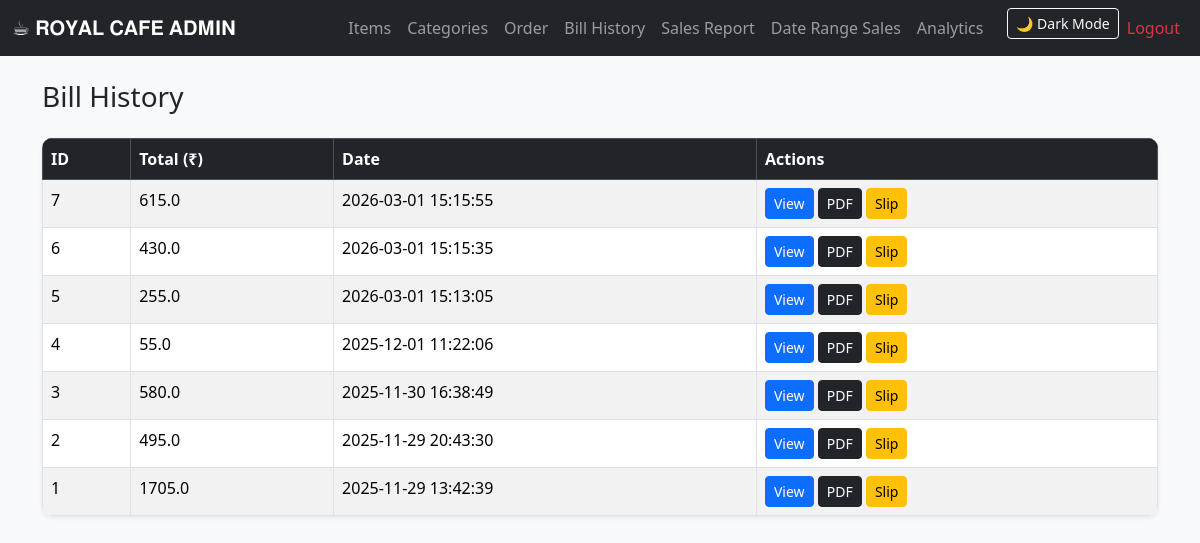
Page /bills (signed in) on the committed database.
### tables this page shows
CREATE TABLE bills(
            id INTEGER PRIMARY KEY AUTOINCREMENT,
            total REAL,
            created_at TEXT
        );

### app.py (the view)
@app.route("/bills")
def bills():
    if "user" not in session:
        return redirect("/")
    con = db()
    cur = con.cursor()
    rows = cur.execute("SELECT * FROM bills ORDER BY id DESC").fetchall()
    con.close()
    return render_template("bills.html", bills=rows)

### app.py (called while the page is built)
def db():
    return sqlite3.connect(DB)

### templates/bills.html
{% extends "layout.html" %}
{% block content %}
<h3 class="mb-4">Bill History</h3>
<table class="table table-bordered table-striped shadow-sm">
    <thead class="table-dark">
        <tr>
            <th>ID</th>
            <th>Total (₹)</th>
            <th>Date</th>
            <th>Actions</th>
        </tr>
    </thead>
    <tbody>
        {% for b in bills %}
        <tr>
            <td>{{ b[0] }}</td>
            <td>{{ b[1] }}</td>
            <td>{{ b[2] }}</td>
            <td>
                <a href="/invoice/{{ b[0] }}" class="btn btn-sm btn-primary">View</a>
                <a href="/invoice/{{ b[0] }}/pdf" class="btn btn-sm btn-dark">PDF</a>
                <a href="/slip/{{ b[0] }}" class="btn btn-sm btn-warning">Slip</a>
            </td>
        </tr>
        {% endfor %}
    </tbody>
</table>
{% endblock %}

### static/style.css (style rules this page uses)
body { background: #f5f5f5; }
table { background: white; border-radius: 10px; overflow: hidden; }

### templates/layout.html (style rules this page uses)
body { background: #f8f9fa; color: #212529; }

### rows in the picture
bills: id "7", total "615.0", created_at "2026-03-01 15:15:55"
bills: id "6", total "430.0", created_at "2026-03-01 15:15:35"
bills: id "5", total "255.0", created_at "2026-03-01 15:13:05"
bills: id "4", total "55.0", created_at "2025-12-01 11:22:06"
bills: id "3", total "580.0", created_at "2025-11-30 16:38:49"
bills: id "2", total "495.0", created_at "2025-11-29 20:43:30"
bills: id "1", total "1705.0", created_at "2025-11-29 13:42:39"
